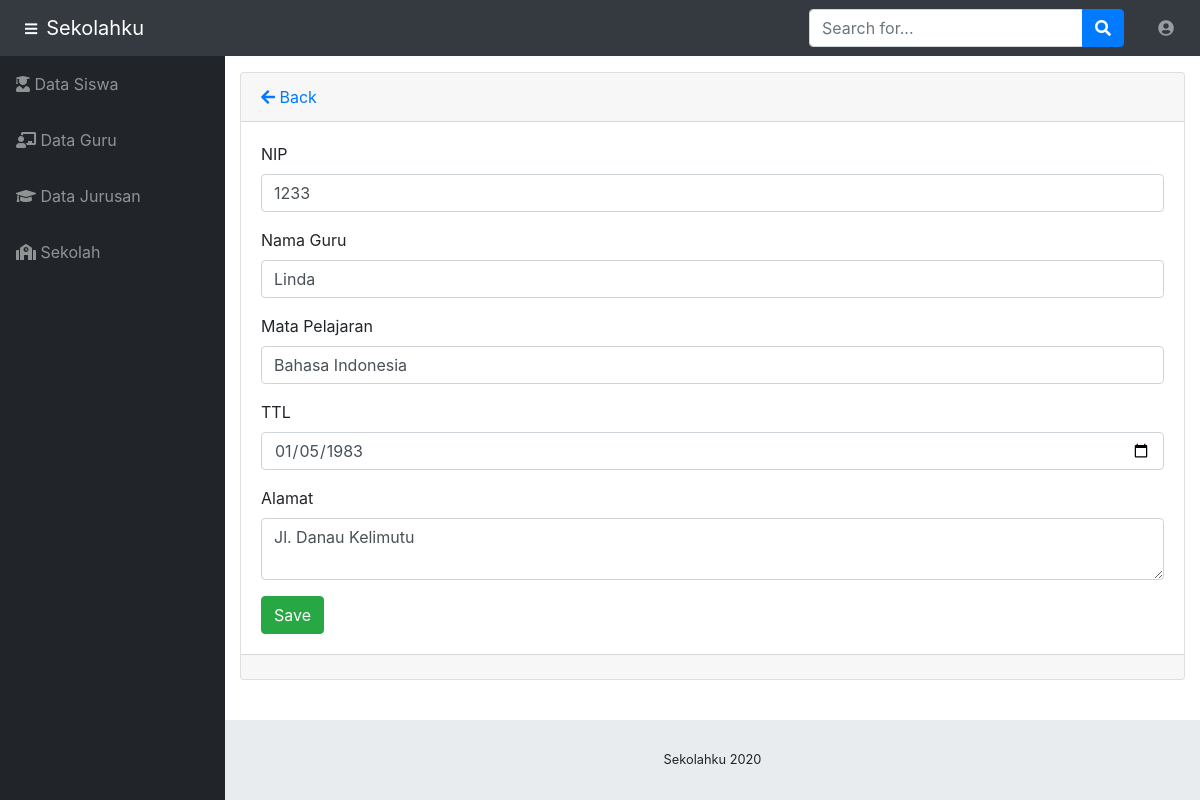
The app's page /guru/edit_g/1233 with its own data.
### tables this page shows
CREATE TABLE IF NOT EXISTS `guru` (
  `nip` int(15) NOT NULL,
  `nmguru` varchar(100) NOT NULL,
  `mapel` varchar(100) NOT NULL,
  `ttl` date NOT NULL,
  `alamat` varchar(150) NOT NULL
);

### application/controllers/Guru.php (called while the page is built, shortened)
<?php
class Guru extends CI_Controller
{
    public function __construct()
    {
        $this->load->library('form_validation');
    }
    public function edit_g($nip)
    {
        $guru = $this->M_guru;
        $data["guru"] = $guru->getById($nip);
        $data['title'] = 'Edit Data';
        $this->load->view("templates/header3", $data);
        $this->load->view("templates/navbar");
        $this->load->view("templates/sidebar");
        $this->load->view("admin/edit_g");
        $this->load->view("templates/footer");
    }
}

### index.php (called while the page is built, shortened)
<?php
require_once BASEPATH.'core/CodeIgniter.php';

### application/models/M_guru.php (called while the page is built, shortened)
<?php
class M_guru extends CI_Model
{
    private $_table = "guru";
    public function getById($nip)
    {
        return $this->db->get_where($this->_table, ["nip" => $nip])->row();
    }
}

### application/views/admin/edit_g.php (the view, shortened to what this page needs)
<div class="content-wrapper">
    <section class="content">
        <div class="card mb-3">
            <div class="card-header">
                <a href="<?php echo site_url('admin/guru/') ?>"><i class="fas fa-arrow-left"></i>
                    Back</a>
            </div>
            <div class="card-body">
                <form action="" method="post" enctype="multipart/form-data">
                    <div class="form-group">
                        <label for="nip">NIP</label>
                        <input class="form-control <?php echo form_error('nip') ? 'is-invalid' : '' ?>" type="text" name="nip" placeholder="Silakan masukkan NIP Anda" value="<?php echo $guru->nip ?>" />
                    </div>
                    <div class="form-group">
                        <label for="nmguru">Nama Guru</label>
                        <input class="form-control <?php echo form_error('nmguru') ? 'is-invalid' : '' ?>" type="text" name="nmguru" placeholder="Siapa nama Anda?" value="<?php echo $guru->nmguru ?>" />
                    </div>
                    <div class="form-group">
                        <label for="mapel">Mata Pelajaran</label>
                        <input class="form-control<?php echo form_error('mapel') ? 'is-invalid' : '' ?>" type="text" name="mapel" value="<?php echo $guru->mapel ?>" />
                    </div>
                    <div class="form-group">
                        <label for="ttl">TTL</label>
                        <input class="form-control<?php echo form_error('ttl') ? 'is-invalid' : '' ?>" type="date" name="ttl" value="<?php echo $guru->ttl ?>" />
                    </div>
                    <div class="form-group">
                        <label for="alamat">Alamat</label>
                        <textarea class="form-control <?php echo form_error('alamat') ? 'is-invalid' : '' ?>" type="text" name="alamat" placeholder="Silakan tulis alamat Anda..."><?php echo $guru->alamat ?></textarea>
                    </div>
                    <input class="btn btn-success" type="submit" name="btn" value="Save" />
                </form>
            </div>
            <div class="card-footer small text-muted">
            </div>
    </section>
</div>

### records on screen
guru: nip "1233", nmguru "Linda", mapel "Bahasa Indonesia", ttl "01/05/1983", alamat "Jl. Danau Kelimutu"
